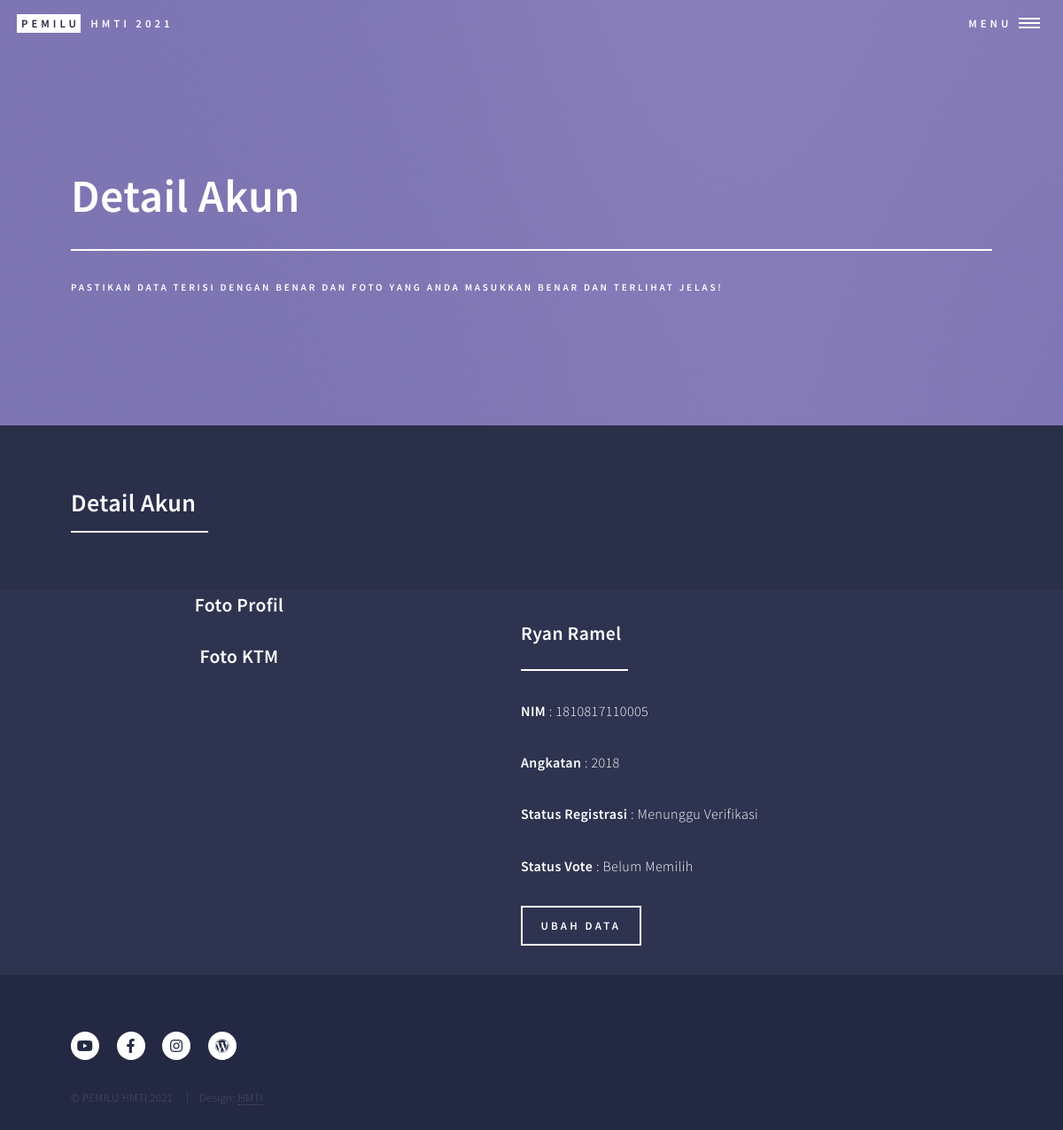
Page /detail_user.php (signed in) on the committed database.
### tables this page shows
CREATE TABLE `user` (
  `nim_user` varchar(15) NOT NULL,
  `nama_user` varchar(50) NOT NULL,
  `angkatan` int(11) NOT NULL,
  `password` varchar(20) NOT NULL,
  `foto_user` varchar(250) NOT NULL,
  `foto_ktm` varchar(250) NOT NULL,
  `status_registrasi` varchar(20) NOT NULL,
  `status_vote` varchar(20) NOT NULL
);

### detail_user.php (the view, shortened to what this page needs)
<?php
require_once("ceklogin.php");
$nim = @($_SESSION['login_user']);
$ambildata=$pdo_conn->prepare("SELECT * FROM user WHERE nim_user=".$nim);
$ambildata->execute();
$biodata = $ambildata->fetchAll();
?>
<!DOCTYPE HTML>
<html>
<head>
    <link rel="stylesheet" href="assets/css/main.css" />
</head>
<body class="is-preload">
    <div id="wrapper">
        <header id="header" class="alt">
            <a href="beranda.html" class="logo"><strong>Pemilu</strong> <span>HMTI 2021</span></a>
            <nav>
                <a href="#menu">Menu</a>
            </nav>
        </header>
        <section id="banner" class="style2">
            <div class="inner">
                <header class="major">
                    <h1>Detail Akun</h1>
                </header>
                <div class="content">
                    <p>Pastikan Data Terisi dengan Benar dan Foto yang Anda Masukkan Benar dan Terlihat Jelas!</p>
                </div>
            </div>
        </section>
        <div id="main">
            <section id="one">
                <div class="inner">
                    <header class="major">
                        <h2>Detail Akun</h2>
                    </header>
                </div>
            </section>
            <section id="two" class="spotlights">
                <section>
                    <a href="#" class="image">
                        <center>
                            <h3>Foto Profil
                            </h3>
                        </center>
                        <center>
                            <h3>Foto KTM
                            </h3>
                        </center>
                    </a>
                    <div class="content">
                        <div class="inner">
                            <header class="major">
                                <div class="nama_user">
                                    <h3><?php echo $biodata[0]["nama_user"]; ?></h3>
                                </div>
                            </header>
                            <div class="nim_user">
                                <p><b>NIM</b> : <?php echo $biodata[0]["nim_user"]; ?></p>
                            </div>
                            <div class="angkatan_user">
                                <p><b>Angkatan</b> : <?php echo $biodata[0]["angkatan"]; ?></p>
                            </div>
                            <div class="status vote">
                                <p><b>Status Registrasi</b> : <?php echo $biodata[0]["status_registrasi"]; ?></p>
                            </div>
                            <div class="status vote">
                                <p><b>Status Vote</b> : <?php echo $biodata[0]["status_vote"]; ?></p>
                            </div>
                            <?php
                            if($biodata[0]["status_registrasi"]=="Menunggu Verifikasi"){ ?>
                            <ul class="actions">
                                <li><a href="ubahDataUser.php?nim=<?php echo $biodata[0]['nim_user']; ?>"
                                        class="button">Ubah Data</a></li>
                            </ul>
                            <?php }?>
                        </div>
                    </div>
                </section>
        </div>
        <footer id="footer">
            <div class="inner">
                <ul class="icons">
                    <li><a href="https://www.youtube.com/channel/UCBWvors8mO16aa-GCyscrKw"
                            class="icon brands alt fa-youtube"><span class="label">Twitter</span></a></li>
                    <li><a href="https://www.facebook.com/HMTIFTunlam/" class="icon brands alt fa-facebook-f"></a></li>
                    <li><a href="https://www.instagram.com/hmti_ftulm/" class="icon brands alt fa-instagram"></a></li>
                    <li><a href="https://www.hmti.ft.ulm.ac.id/" class="icon brands alt fa-wordpress"></a></li>
                </ul>
                <ul class="copyright">
                    <li>&copy; PEMILU HMTI 2021</li>
                    <li>Design: <a href="https://www.hmti.ft.ulm.ac.id/">HMTI</a></li>
                </ul>
            </div>
        </footer>
    </div>
</body>
</html>

### rows in the picture
user: nama_user "Ryan Ramel", nim_user "1810817110005", angkatan "2018", status_registrasi "Menunggu Verifikasi", status_vote "Belum Memilih"
